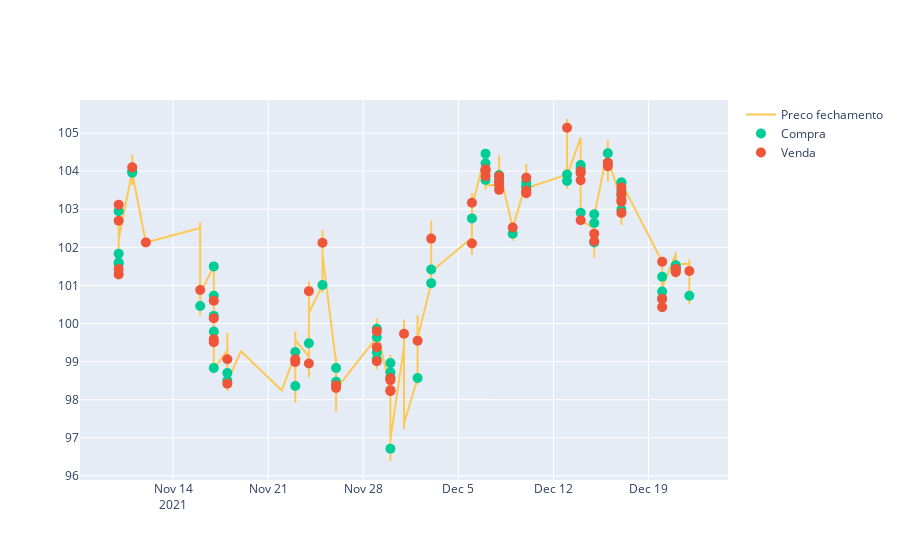

Write notebook code for a chart like this one.
### Code cell
ativo = yf.Ticker(ativoSelecionado1)
ativo_mes = ativo.history(period='30d', interval='5m')
ativo_mes = ativo_mes.Close
df_ativo_mes = pd.DataFrame(ativo_mes)
df_ativo_mes.reset_index(inplace=True)
#Pegar ultimo valor negociado
ativo_dia_ultimo_preco = df_ativo_mes
#renomear as colunas
ativo_dia_ultimo_preco.rename(columns={'Datetime': 'data_pregao', 'Close':'preco_fechamento'}, inplace=True)

df_ativo_Ultimo_preco = pd.DataFrame(ativo_dia_ultimo_preco)

#ajustar data
df_ativo_Ultimo_preco['data_pregao'] = pd.to_datetime(df_ativo_Ultimo_preco['data_pregao'], utc=True).dt.date


#calculo do macd
rapidaMME = df_ativo_Ultimo_preco.preco_fechamento.ewm(span=12).mean()
lentaMME = df_ativo_Ultimo_preco.preco_fechamento.ewm(span=26).mean()
MACD = rapidaMME - lentaMME
sinal = MACD.ewm(span=9).mean()
df_ativo_Ultimo_preco['MACD'] = MACD
df_ativo_Ultimo_preco['sinal'] = sinal

#ajuste index e retira data pregao
df_ativo_Ultimo_preco = df_ativo_Ultimo_preco.set_index(pd.DatetimeIndex(df_ativo_Ultimo_preco['data_pregao'].values))
df_ativo_Ultimo_preco = df_ativo_Ultimo_preco.drop(columns='data_pregao')

#Criar codigo para verificar a compra ou venda
df_ativo_Ultimo_preco['flag'] =''
df_ativo_Ultimo_preco['preco_compra']= np.nan
df_ativo_Ultimo_preco['preco_venda'] = np.nan
for i in range(1, len(df_ativo_Ultimo_preco.sinal)):
    if df_ativo_Ultimo_preco['MACD'][i] > df_ativo_Ultimo_preco['sinal'][i]:
        if df_ativo_Ultimo_preco['flag'][i-1] == 'C':
            df_ativo_Ultimo_preco['flag'][i] = 'C'
        else:
            df_ativo_Ultimo_preco['flag'][i] = 'C'
            df_ativo_Ultimo_preco['preco_compra'][i] = df_ativo_Ultimo_preco['preco_fechamento'][i]

    elif df_ativo_Ultimo_preco['MACD'][i] < df_ativo_Ultimo_preco['sinal'][i]:
        if df_ativo_Ultimo_preco['flag'][i-1] == 'V':
            df_ativo_Ultimo_preco['flag'][i] = 'V'
        else:
            df_ativo_Ultimo_preco['flag'][i] = 'V'
            df_ativo_Ultimo_preco['preco_venda'][i] = df_ativo_Ultimo_preco['preco_fechamento'][i]

    df_plot = df_ativo_Ultimo_preco
fig =go.Figure()
fig.add_trace(go.Scatter(x= df_plot.index,
                        y= df_plot['preco_fechamento'],
                        name= 'Preco fechamento',
                        line_color= '#FEC852'
                        ))
fig.add_trace(go.Scatter(x= df_plot.index,
                        y= df_plot['preco_compra'],
                        name= 'Compra',
                        mode= 'markers',
                        marker= dict(
                            color='#00cc96',
                            size=10,
                            )
                        ))
fig.add_trace(go.Scatter(x= df_plot.index,
                        y= df_plot['preco_venda'],
                        name= 'Venda',
                        mode= 'markers',
                        marker= dict(
                            color='#EF5538',
                            size=10,
                            )
                        ))

fig.show()

### Figure 1 — Plotly figure (JSON) as saved in the notebook; plotly's stock layout.template omitted (floating-point values rounded to 4 significant figures; data arrays with more than 128 entries replaced by an {"elided": "..."} marker saying what was removed)
{"data": [{"line": {"color": "#FEC852"}, "name": "Preco fechamento", "type": "scatter", "x": {"elided": "1834 str values"}, "y": {"elided": "1834 float values"}}, {"marker": {"color": "#00cc96", "size": 10}, "mode": "markers", "name": "Compra", "type": "scatter", "x": {"elided": "1834 str values"}, "y": {"elided": "1834 float values"}}, {"marker": {"color": "#EF5538", "size": 10}, "mode": "markers", "name": "Venda", "type": "scatter", "x": {"elided": "1834 str values"}, "y": {"elided": "1834 float values"}}], "layout": {}}
